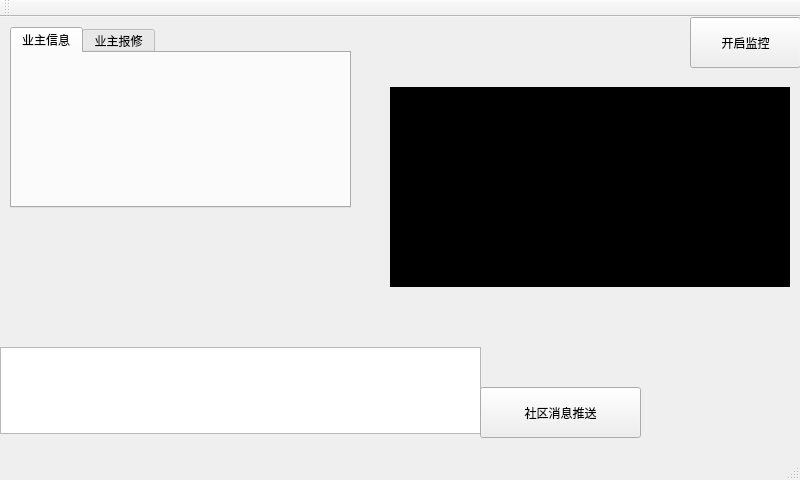
<?xml version="1.0" encoding="UTF-8"?>
<ui version="4.0">
 <class>ServerWindow</class>
 <widget class="QMainWindow" name="ServerWindow">
  <property name="geometry">
   <rect>
    <x>0</x>
    <y>0</y>
    <width>800</width>
    <height>480</height>
   </rect>
  </property>
  <property name="windowTitle">
   <string>ServerWindow</string>
  </property>
  <property name="iconSize">
   <size>
    <width>32</width>
    <height>30</height>
   </size>
  </property>
  <widget class="QWidget" name="centralWidget">
   <widget class="QPushButton" name="openButton">
    <property name="geometry">
     <rect>
      <x>690</x>
      <y>0</y>
      <width>111</width>
      <height>51</height>
     </rect>
    </property>
    <property name="text">
     <string>开启监控</string>
    </property>
   </widget>
   <widget class="QWidget" name="cameraOnewidget" native="true">
    <property name="geometry">
     <rect>
      <x>390</x>
      <y>70</y>
      <width>400</width>
      <height>200</height>
     </rect>
    </property>
    <property name="styleSheet">
     <string notr="true">background-color: rgb(0, 0, 0);</string>
    </property>
   </widget>
   <widget class="QTabWidget" name="communtityTabWidget">
    <property name="geometry">
     <rect>
      <x>10</x>
      <y>10</y>
      <width>341</width>
      <height>181</height>
     </rect>
    </property>
    <property name="currentIndex">
     <number>0</number>
    </property>
    <widget class="QWidget" name="tab">
     <attribute name="title">
      <string>业主信息</string>
     </attribute>
    </widget>
    <widget class="QWidget" name="tab_2">
     <attribute name="title">
      <string>业主报修</string>
     </attribute>
    </widget>
   </widget>
   <widget class="QTextEdit" name="msgBufftextEdit">
    <property name="geometry">
     <rect>
      <x>0</x>
      <y>330</y>
      <width>481</width>
      <height>87</height>
     </rect>
    </property>
   </widget>
   <widget class="QPushButton" name="sndMsgButton">
    <property name="geometry">
     <rect>
      <x>480</x>
      <y>370</y>
      <width>161</width>
      <height>51</height>
     </rect>
    </property>
    <property name="text">
     <string>社区消息推送</string>
    </property>
   </widget>
  </widget>
  <widget class="QMenuBar" name="menuBar">
   <property name="geometry">
    <rect>
     <x>0</x>
     <y>0</y>
     <width>800</width>
     <height>26</height>
    </rect>
   </property>
  </widget>
  <widget class="QToolBar" name="mainToolBar">
   <attribute name="toolBarArea">
    <enum>TopToolBarArea</enum>
   </attribute>
   <attribute name="toolBarBreak">
    <bool>false</bool>
   </attribute>
  </widget>
  <widget class="QStatusBar" name="statusBar"/>
 </widget>
 <layoutdefault spacing="6" margin="11"/>
 <resources/>
 <connections/>
</ui>
